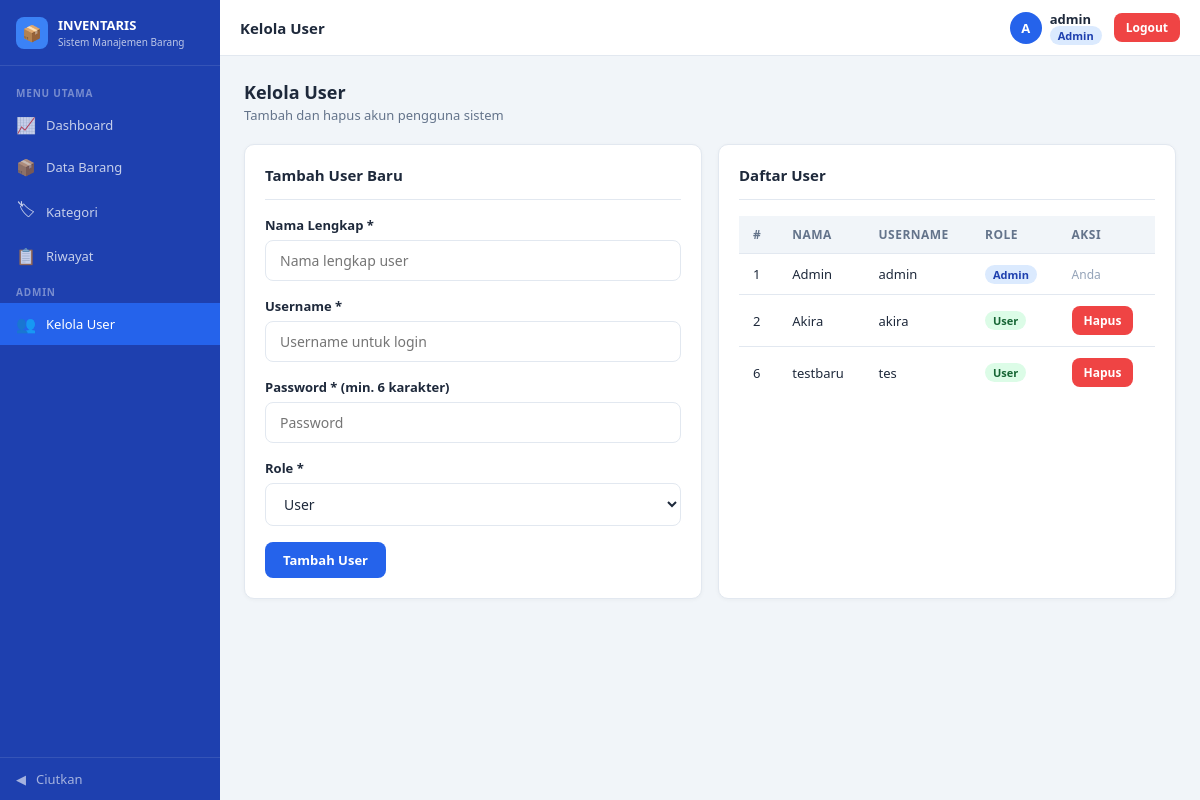
Page /admin/user.php (signed in) on the committed database.
### tables this page shows
CREATE TABLE `users` (
  `id_user` int(11) NOT NULL,
  `nama_lengkap` varchar(100) NOT NULL,
  `username` varchar(50) NOT NULL,
  `password` varchar(255) NOT NULL,
  `role` enum('admin','user') NOT NULL,
  `create_at` timestamp NOT NULL DEFAULT current_timestamp()
);

### admin/user.php (the view, shortened to what this page needs)
<?php
require_once "../config/db.php";
$sql = "SELECT * FROM users ORDER BY id_user ASC";
$result = $conn->query($sql);
?>
<!DOCTYPE html>
<html lang="id">
<head>
    <link rel="stylesheet" href="assets/style.css">
</head>
<body>
<div class="sidebar" id="sidebar">
    <div class="sidebar-brand">
        <div class="brand-icon">&#128230;</div>
        <div class="brand-text">INVENTARIS<span>Sistem Manajemen Barang</span></div>
    </div>
    <nav class="sidebar-nav">
        <div class="nav-section-title">Menu Utama</div>
        <a href="dashboard.php" class="nav-item"><span class="nav-icon">&#128200;</span><span class="nav-label">Dashboard</span></a>
        <a href="barang.php" class="nav-item"><span class="nav-icon">&#128230;</span><span class="nav-label">Data Barang</span></a>
        <a href="kategori.php" class="nav-item"><span class="nav-icon">&#127991;</span><span class="nav-label">Kategori</span></a>
        <a href="riwayat.php" class="nav-item"><span class="nav-icon">&#128203;</span><span class="nav-label">Riwayat</span></a>
        <div class="nav-section-title">Admin</div>
        <a href="user.php" class="nav-item active"><span class="nav-icon">&#128101;</span><span class="nav-label">Kelola User</span></a>
    </nav>
    <div class="sidebar-toggle" onclick="toggleSidebar()">
        <span class="nav-icon" id="toggleIcon">&#9664;</span>
        <span class="nav-label">Ciutkan</span>
    </div>
</div>
<div class="header" id="mainHeader">
    <div class="header-title">Kelola User</div>
    <div class="header-right">
        <div class="user-info">
            <div class="user-avatar"><?php echo strtoupper(substr($_SESSION['user'], 0, 1)); ?></div>
            <div class="user-detail">
                <div class="user-name"><?php echo $_SESSION['user']; ?></div>
                <div class="user-role">
                    <span class="badge-role <?php echo $_SESSION['role']; ?>"><?php echo ucfirst($_SESSION['role']); ?></span>
                </div>
            </div>
        </div>
        <a href="../login/logout.php" class="btn btn-danger btn-sm">Logout</a>
    </div>
</div>
<div class="main-content" id="mainContent">
    <div class="page-header">
        <div>
            <h2>Kelola User</h2>
            <p>Tambah dan hapus akun pengguna sistem</p>
        </div>
    </div>
    <div class="grid-2">
        <div class="card">
            <div class="card-header">
                <h3>Tambah User Baru</h3>
            </div>
            <form action="../scripts/tambahuser.php" method="POST">
                <div class="form-group">
                    <label>Nama Lengkap *</label>
                    <input type="text" name="nama" placeholder="Nama lengkap user" required>
                </div>
                <div class="form-group">
                    <label>Username *</label>
                    <input type="text" name="username" placeholder="Username untuk login" required>
                </div>
                <div class="form-group">
                    <label>Password * (min. 6 karakter)</label>
                    <input type="password" name="password" placeholder="Password" required minlength="6">
                </div>
                <div class="form-group">
                    <label>Role *</label>
                    <select name="role" required>
                        <option value="user">User</option>
                    </select>
                </div>
                <button type="submit" class="btn btn-primary">Tambah User</button>
            </form>
        </div>
        <div class="card">
            <div class="card-header">
                <h3>Daftar User</h3>
            </div>
            <div class="table-wrapper">
                <table>
                    <thead>
                        <tr>
                            <th>#</th>
                            <th>Nama</th>
                            <th>Username</th>
                            <th>Role</th>
                            <th>Aksi</th>
                        </tr>
                    </thead>
                    <tbody>
                        <?php while($user = $result->fetch_assoc()){ ?>
                        <tr>
                            <td><?php echo $user['id_user']; ?></td>
                            <td><?php echo $user['nama_lengkap']; ?></td>
                            <td><?php echo $user['username']; ?></td>
                            <td>
                                <span class="badge-role <?php echo $user['role']; ?>">
                                    <?php echo ucfirst($user['role']); ?>
                                </span>
                            </td>
                            <td>
                                <?php if($user['username'] == $_SESSION['user']){ ?>
                                    <span style="color:#94a3b8; font-size:12px;">
                                        Anda
                                    </span>
                                <?php }else{ ?>
                                    <a href="../scripts/hapususer.php?id=<?php echo $user['id_user']; ?>" class="btn btn-danger btn-sm" onclick="return confirm('Yakin hapus user ini?')">
                                    Hapus
                                    </a>
                                <?php } ?>
                            </td>
                        </tr>
                        <?php } ?>
                    </tbody>
                </table>
            </div>
        </div>
    </div>
</div>
</body>
</html>

### rows in the picture
users: id_user "1", nama_lengkap "Admin", username "admin", role "Admin", shows "Anda"
users: id_user "2", nama_lengkap "Akira", username "akira", role "User"
users: id_user "6", nama_lengkap "testbaru", username "tes", role "User"

### other values in the picture
substr($_SESSION['user'], 0, 1) "A"
$_SESSION['user'] "admin"
$_SESSION['role'] "Admin"
